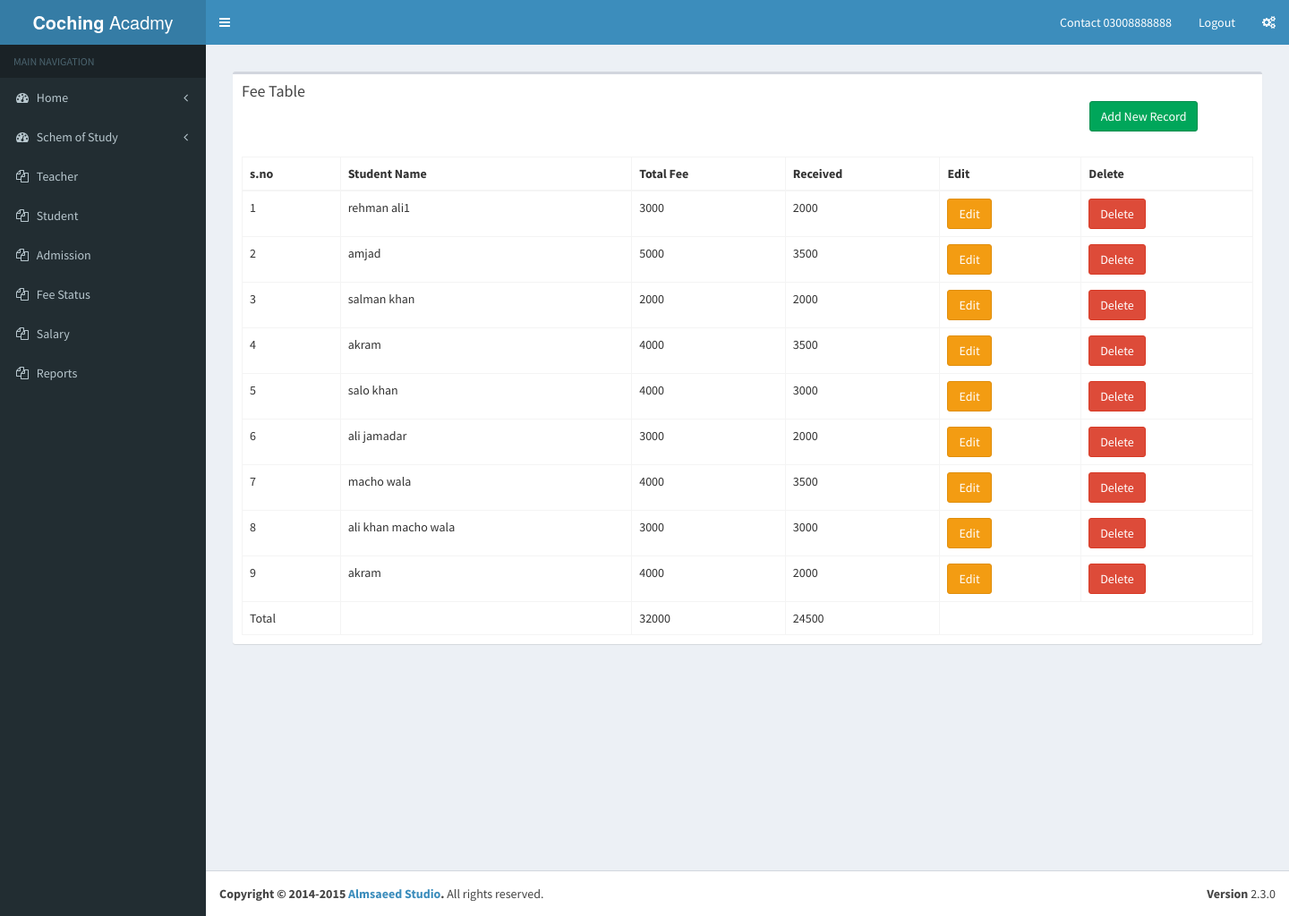
Before: /fee.php with the older database file.
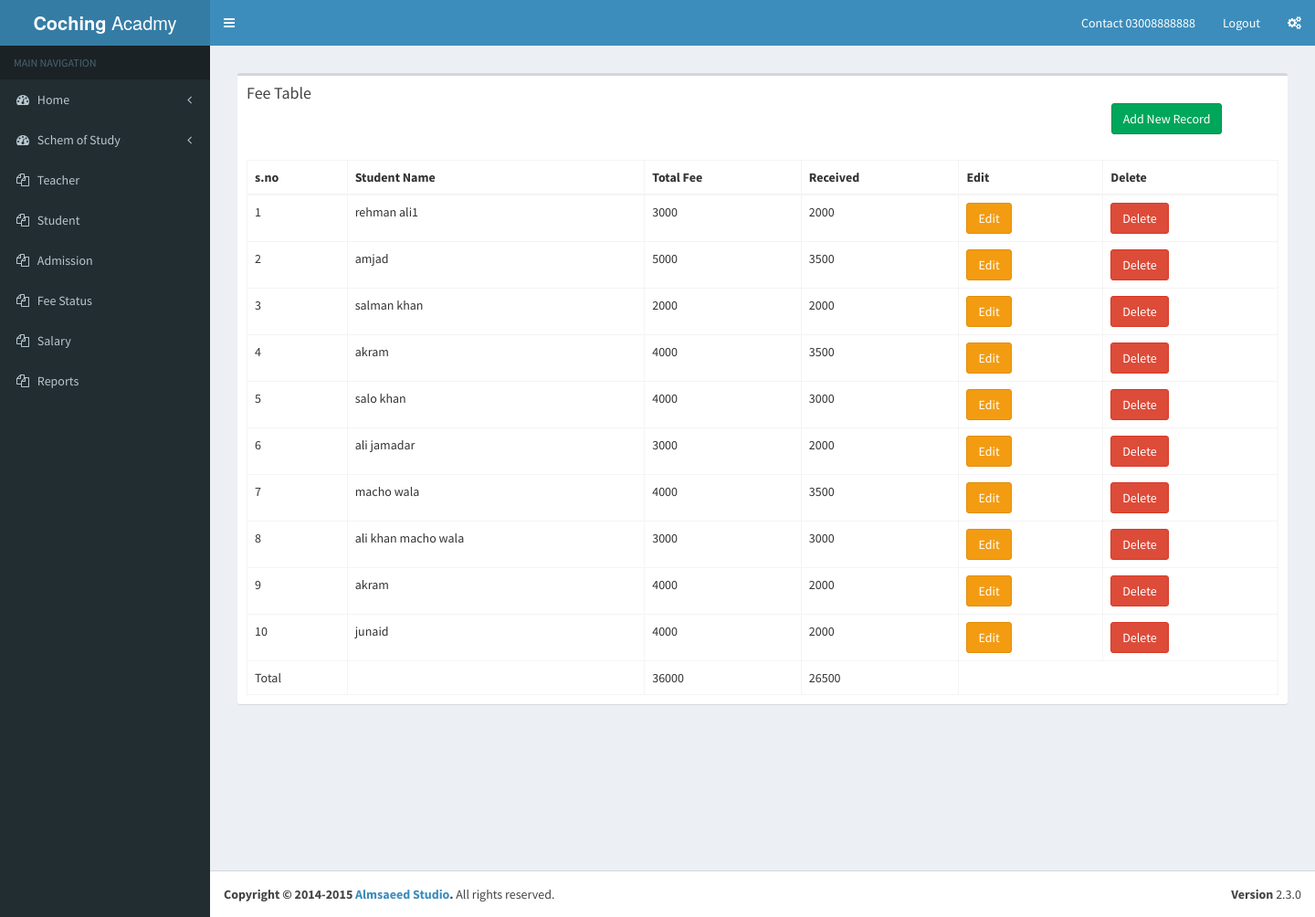
After: the same page with the newer database file.
### tables this page shows
CREATE TABLE `fee` (
  `s.no` int(255) NOT NULL,
  `name` varchar(255) NOT NULL,
  `total_fee` varchar(255) NOT NULL,
  `received` varchar(255) NOT NULL
);

### fee.php (the view, shortened to what this page needs)
<?php
include 'include/header.php';
include 'include/leftsidebar.php';
include 'include/conn.php';
?>
<?php
$sql="SELECT * FROM `fee`";
$stmt = $conn->prepare($sql);
$stmt->execute();
$result = $stmt->fetchAll();
?>
      <div class="content-wrapper">
        <section class="content">
         <section class="content">
          <div class="row">
            <div class="col-xs-12">
              <div class="box">
                <div class="box-header">
                  <h3 class="box-title">Fee Table</h3>
				  <div class="col-md-12">
				  <div class="col-md-10"></div>
				  <div class="col-md-2"><td><a href="fee_insert.php" class="btn btn-success">Add New Record</a></td></div>
				  </div>
                </div>
              <div class="box-body">
                <table id="example2" class="table table-bordered table-hover">
                   <div class="col-md-12"> <thead>
                     <tr>
                  <div class="col-md-1">      <th>s.no</th></div>
                       <div class="col-md-1">  <th>Student Name</th></div>
                       <div class="col-md-1">  <th>Total Fee</th></div>
					   <div class="col-md-1">  <th>Received</th></div>
					   <div class="col-md-1">  <th>Edit</th></div>
					   <div class="col-md-1">  <th>Delete</th></div>
                      </tr>
                    </thead>
					</div>
                    <tbody>
					<div class="col-md-12">
                      <?php
					  $i = 1;
					  $fee1=0;
					  $fee2=0;
					  foreach( $result as $fee ){
						  $fee1+=$fee['total_fee'];
						  $fee2+=$fee['received'];
						  ?>
					  <tr>
                        <div class="col-md-1"><td><?=$i ?></td></div>
                        <div class="col-md-1"><td><?=$fee['name']?></td></div>
                        <div class="col-md-1"><td><?=$fee['total_fee']?></td></div>
                        <div class="col-md-1"><td><?=$fee['received']?></td></div>
					    <div class="col-md-1"><td><a href="fee_edit.php?id=<?= $fee['s.no'] ?>" class="btn btn-warning">Edit</a></td></div>
					    <div class="col-md-1"><td><a href="fee_delete.php?id=<?=$fee['s.no']?>" class="btn btn-danger">Delete</a></td></div>
                      </tr>
					  <?php $i++; } ?>
					 <tr>
					   <td>Total</td>
					    <td></td>
						<td><?=$fee1?></td>
						<td><?=$fee2?></td>
					 </tr>
                </table>
                </div>
              </div>
            </div>
          </div>
        </section>
        </section>
      </div>
<?php
include'include/footer.php';
?>

Changed rows visible on the page:
added fee: name "junaid", total_fee "4000", received "2000"
Other visible differences:
$fee1: "32000" → "36000"
$fee2: "24500" → "26500"
